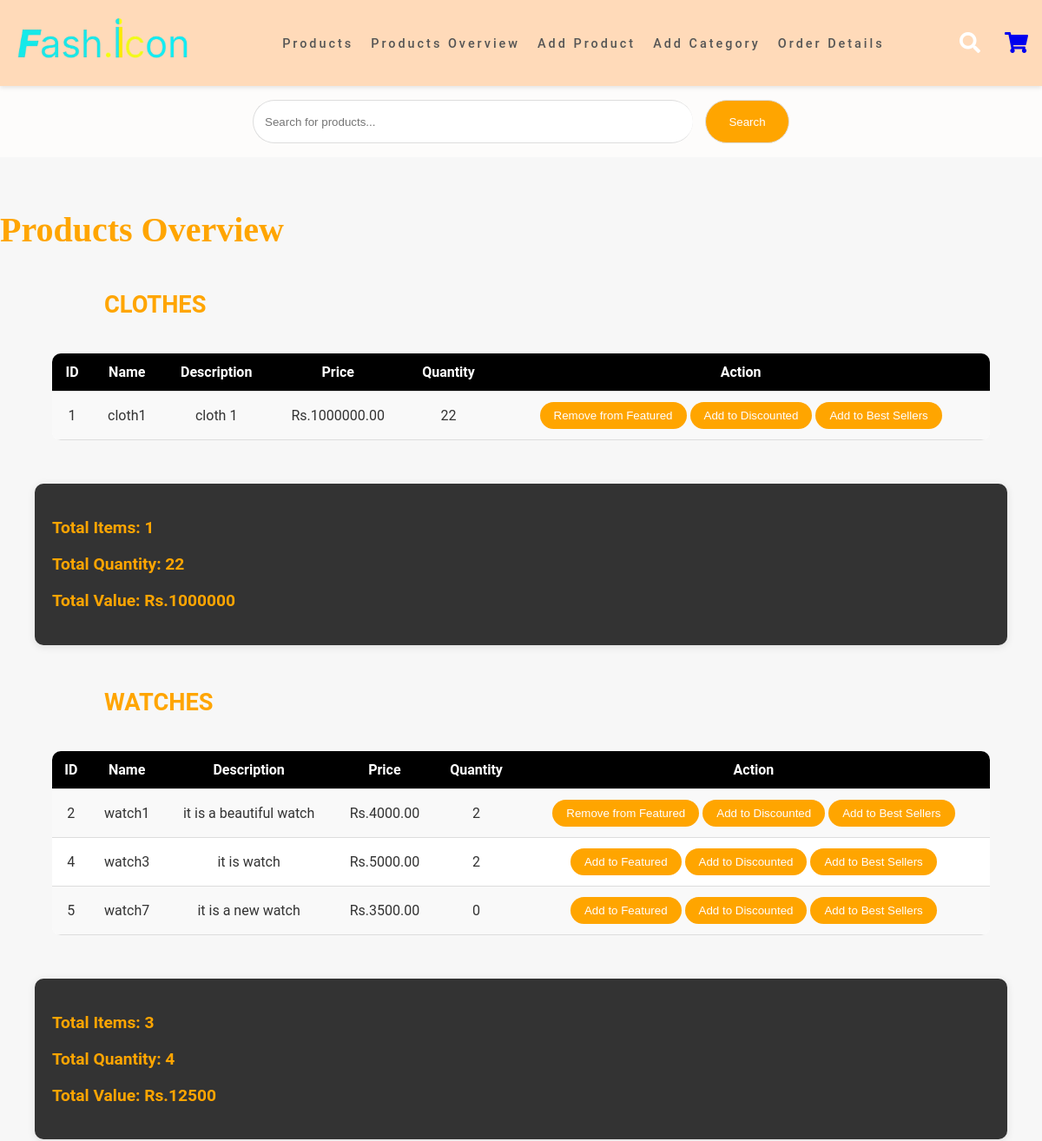
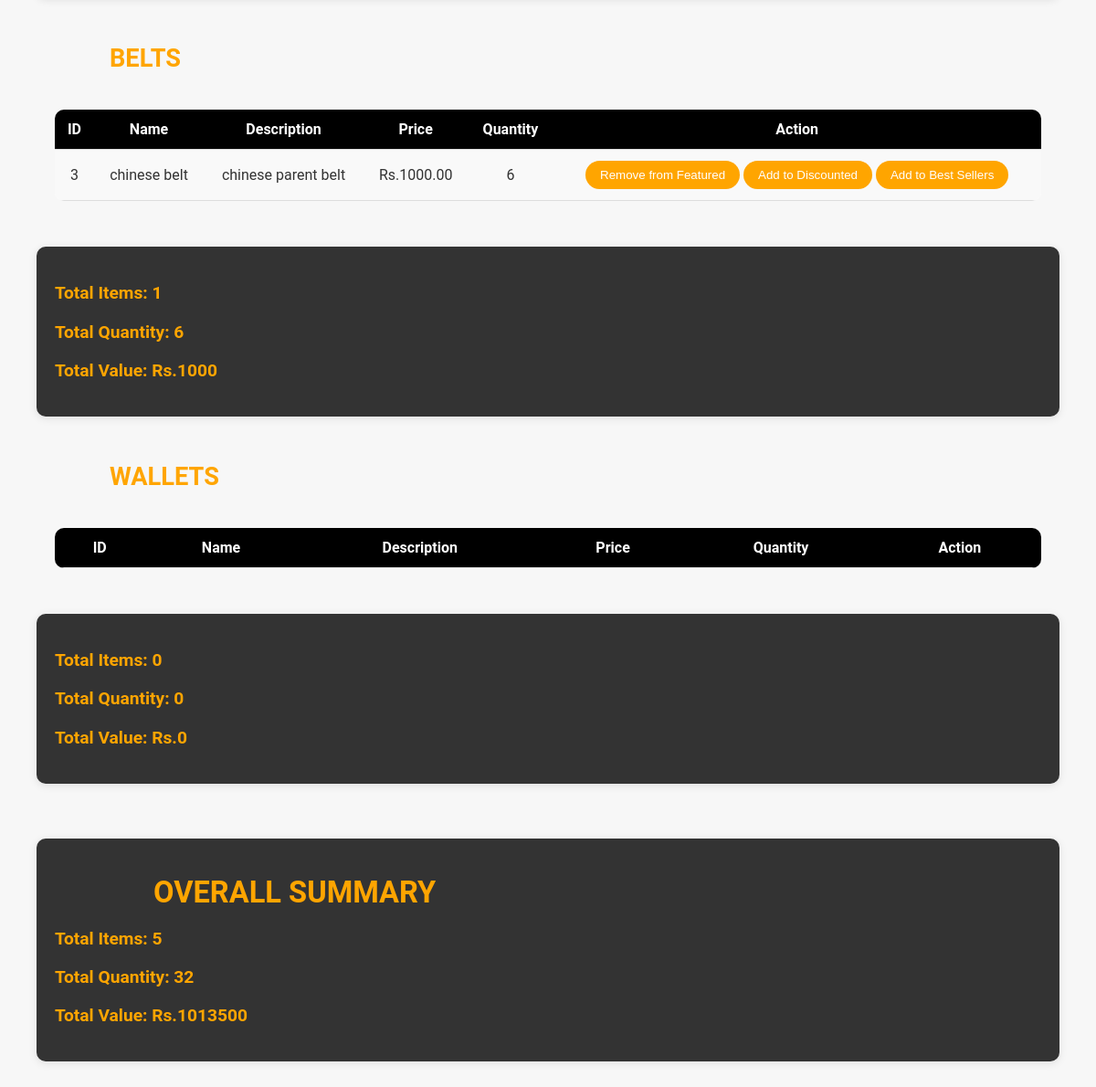
/products/overview/ (signed in), run on an earlier commit of the app's database (2 pictures, top to bottom).
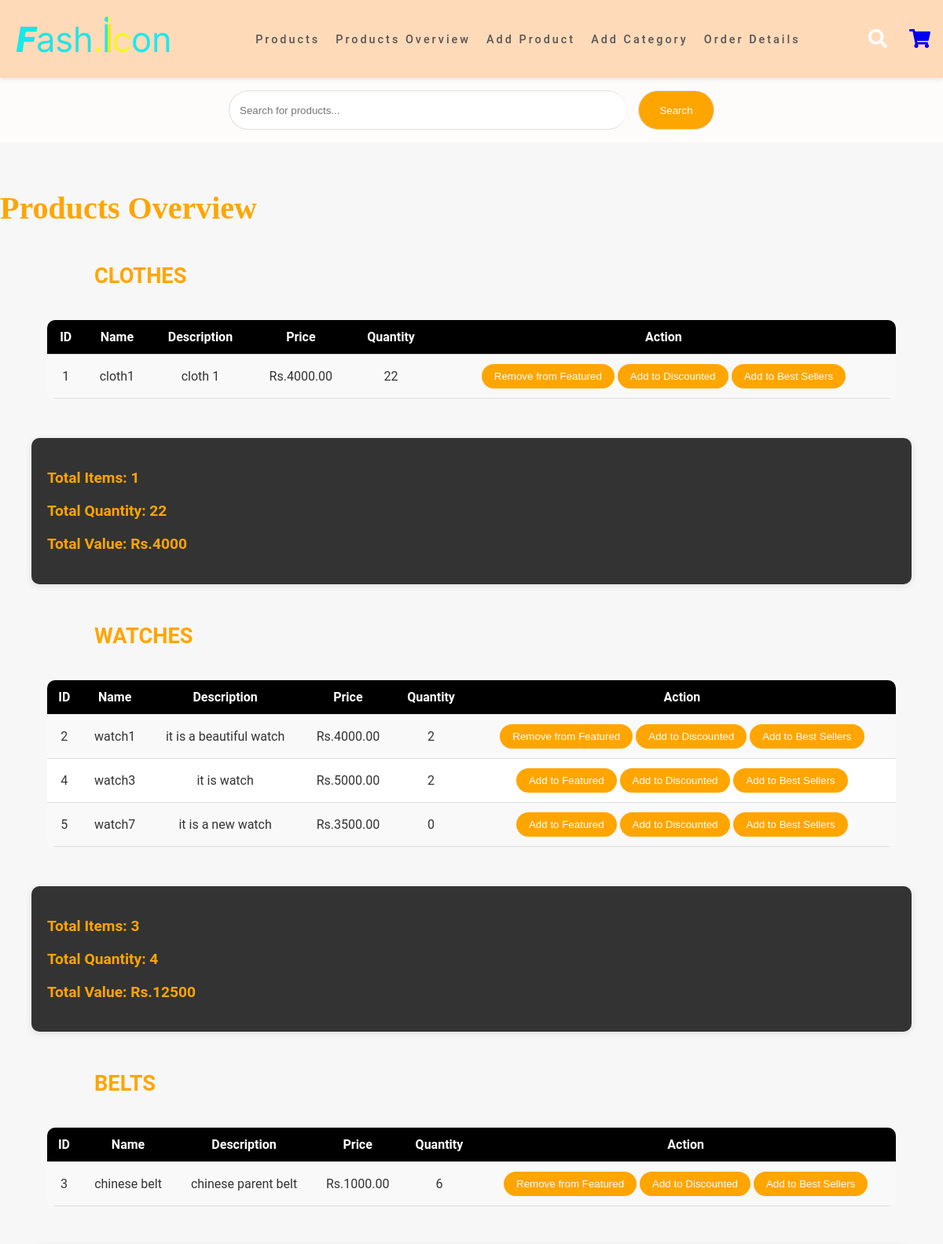
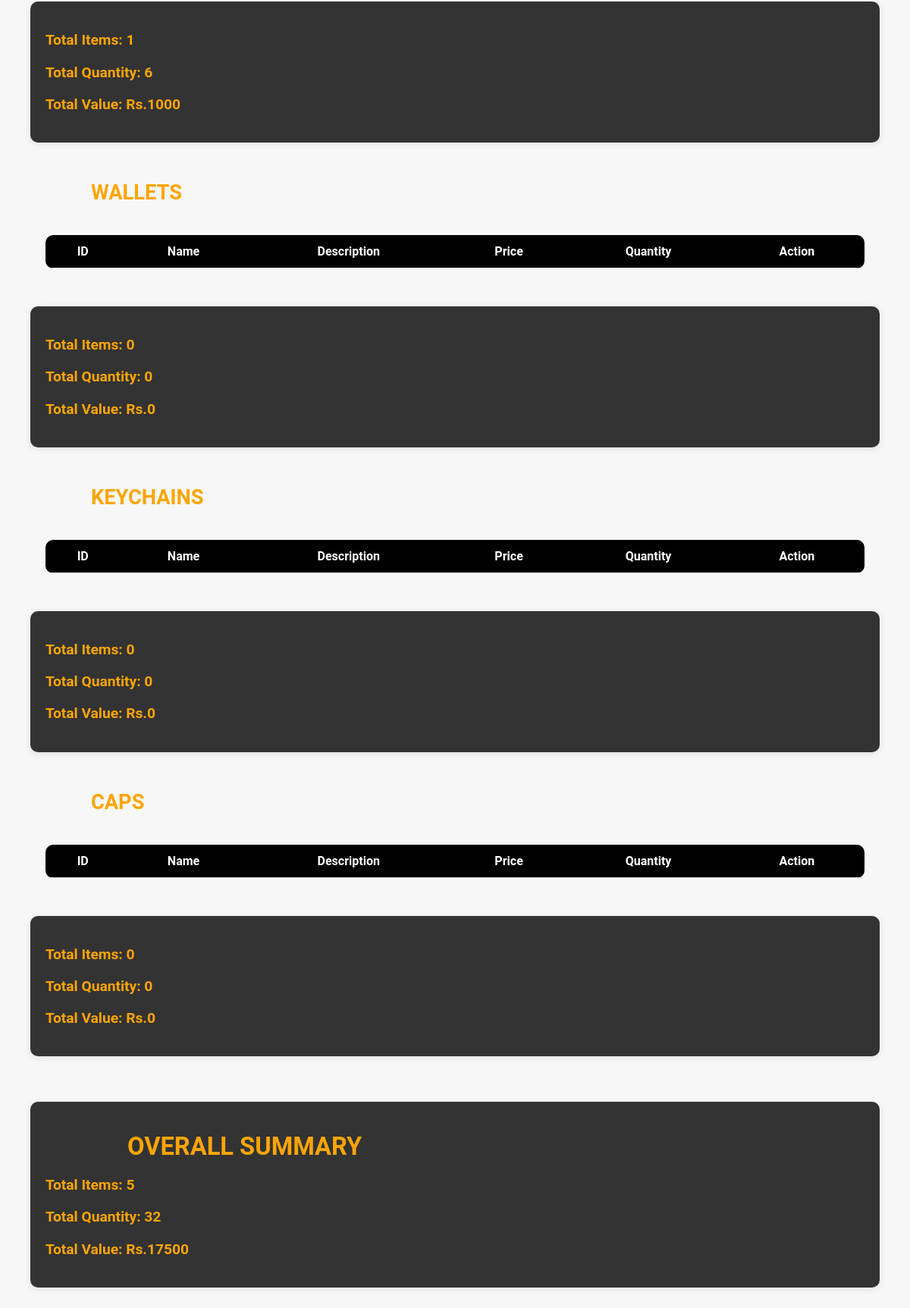
And on a later commit of the database (2 pictures, top to bottom).
### keychain_app/models.py (models this page shows, shortened)
class Category(models.Model):
    name = models.CharField(max_length=100)
    url_name = models.SlugField(unique=True, default='none')  # Specify a default value
    image = models.ImageField(upload_to='category_images/', blank=True, null=True)  # Add image field
    description = models.TextField(blank=True)

class Product(models.Model):
    name = models.CharField(max_length=100)
    description = models.TextField()
    price = models.DecimalField(max_digits=10, decimal_places=2)
    original_price = models.DecimalField(max_digits=10, decimal_places=2, null=True, blank=True)
    quantity = models.PositiveIntegerField()
    image = models.ImageField(upload_to='products/')
    is_featured = models.BooleanField(default=False)
    is_discounted = models.BooleanField(default=False)  # New field for discounted items
    is_best_seller = models.BooleanField(default=False)  # New field for best sellers
    category = models.ForeignKey(Category, related_name='products', on_delete=models.CASCADE)

### keychain_app/views.py (the view, shortened to what this page needs)
# urls.py: path('products/overview/', views.products_overview, name='products_overview'),
@staff_member_required
def products_overview(request):
    search_query = request.GET.get('search', '').strip()
    categories = Category.objects.all()
    if search_query:
        products = Product.objects.filter(name__icontains=search_query)
    else:
        products = Product.objects.all()  # Set to all products if no search query
    category_data = []
    for category in categories:
        category_products = category.products.all()
        category_quantity = category_products.aggregate(total_quantity=Sum('quantity'))['total_quantity'] or 0
        category_price = category_products.aggregate(total_price=Sum('price'))['total_price'] or 0
        category_data.append({
            'category': category,
            'products': category_products,
            'total_quantity': category_quantity,
            'total_price': category_price,
        })
    total_items = products.count()
    total_quantity = products.aggregate(Sum('quantity'))['quantity__sum'] or 0
    total_price_sum = products.aggregate(Sum('price'))['price__sum'] or 0
    return render(request, 'products_overview.html', {
        'categories': category_data,
        'total_items': total_items,
        'total_quantity': total_quantity,
        'total_price_sum': total_price_sum,
        'search_query': search_query,
        'filtered_products': products,
    })

### keychain_app/templates/products_overview.html (shortened to what the changed rows need)
{% load static %}
<!DOCTYPE html>
<html lang="en">
<head>
    <link rel="stylesheet" href="https://cdnjs.cloudflare.com/ajax/libs/font-awesome/5.15.2/css/all.min.css" />
</head>
<body>
    <nav class="navbar-goofy">
        <div class="logo-fun">            <img src="{% static 'images/logo.png' %}" alt="Logo">
        </div>
        <ul class="nav-links-goofy">
        </ul>
        <div class="nav-icons-goofy">
        </div>
    </nav>
    <div class="search-bar-funny">
        <form method="GET" action="">
        </form>
    </div>
    <h1>Products Overview</h1>
    {% if search_query %}
        <h2>Search Results for "{{ search_query }}"</h2>
        <table>
            <tr>
                <th>ID</th>
                <th>Name</th>
                <th>Description</th>
                <th>Price</th>
                <th>Quantity</th>
                <th>Action</th>
            </tr>
            {% for product in filtered_products %}
            <tr>
                <td>{{ product.id }}</td>
                <td>{{ product.name }}</td>
                <td>{{ product.description }}</td>
                <td>Rs.{{ product.price }}</td>
                <td>{{ product.quantity }}</td>
                <td>
                    <form method="post">
                        {% csrf_token %}
                        <input type="hidden" name="product_id" value="{{ product.id }}">
                        {% if product.is_featured %}
                        <button type="submit" name="action" value="remove">Remove from Featured</button>
                        {% else %}
                        <button type="submit" name="action" value="feature">Add to Featured</button>
                        {% endif %}
                        {% if product.is_discounted %}
                        <button type="submit" name="action" value="remove_discount">Remove Discount</button>
                        {% else %}
                        <button type="submit" name="action" value="discount">Add to Discounted</button>
                        {% endif %}
                        {% if product.is_best_seller %}
                        <button type="submit" name="action" value="remove_best_seller">Remove Best Seller</button>
                        {% else %}
                        <button type="submit" name="action" value="best_seller">Add to Best Sellers</button>
                        {% endif %}
                    </form>
                </td>
            </tr>
            {% endfor %}
        </table>
    {% else %}
        {% for data in categories %}
            <h2>{{ data.category.name }}</h2>
            <table>
                <tr>
                    <th>ID</th>
                    <th>Name</th>
                    <th>Description</th>
                    <th>Price</th>
                    <th>Quantity</th>
                    <th>Action</th>
                </tr>
                {% for product in data.products %}
                <tr>
                    <td>{{ product.id }}</td>
                    <td>{{ product.name }}</td>
                    <td>{{ product.description }}</td>
                    <td>Rs.{{ product.price }}</td>
                    <td>{{ product.quantity }}</td>
                    <td>
                        <form method="post">
                            {% if product.is_featured %}
                            <button type="submit" name="action" value="remove">Remove from Featured</button>
                            {% else %}
                            <button type="submit" name="action" value="feature">Add to Featured</button>
                            {% endif %}
                            {% if product.is_discounted %}
                            <button type="submit" name="action" value="remove_discount">Remove Discount</button>
                            {% else %}
                            <button type="submit" name="action" value="discount">Add to Discounted</button>
                            {% endif %}
                            {% if product.is_best_seller %}
                            <button type="submit" name="action" value="remove_best_seller">Remove Best Seller</button>
                            {% else %}
                            <button type="submit" name="action" value="best_seller">Add to Best Sellers</button>
                            {% endif %}
                        </form>
                    </td>
                </tr>
                {% endfor %}
            </table>
            <div class="summary">
                <p>Total Items: {{ data.products.count }}</p>
                <p>Total Quantity: {{ data.total_quantity }}</p>
                <p>Total Value: Rs.{{ data.total_price }}</p>
            </div>
        {% endfor %}
        <div class="summary overall-summary">
            <h2>Overall Summary</h2>
            <p>Total Items: {{ total_items }}</p>
            <p>Total Quantity: {{ total_quantity }}</p>
            <p>Total Value: Rs.{{ total_price_sum }}</p>
        </div>
    {% endif %}
</body>
</html>

What changed in the data, as far as the page shows it:
changed Category "CLOTHES": total_price "1000000" → "4000"
changed Product "cloth1": price "1000000.00" → "4000.00"
added Category: category.name "KEYCHAINS", products.count "0", total_quantity "0", total_price "0"
added Category: category.name "CAPS", products.count "0", total_quantity "0", total_price "0"
Also different on the page:
{{ total_price_sum }}: "1013500" → "17500"
